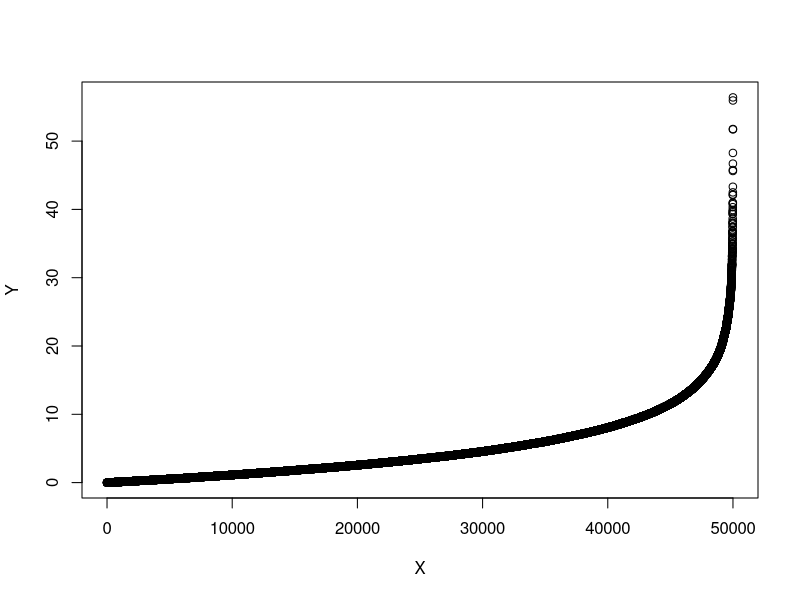
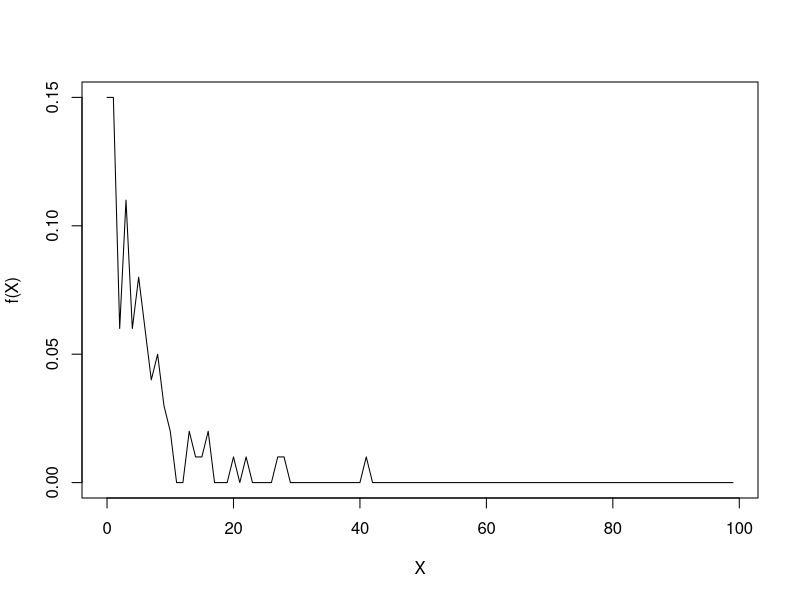
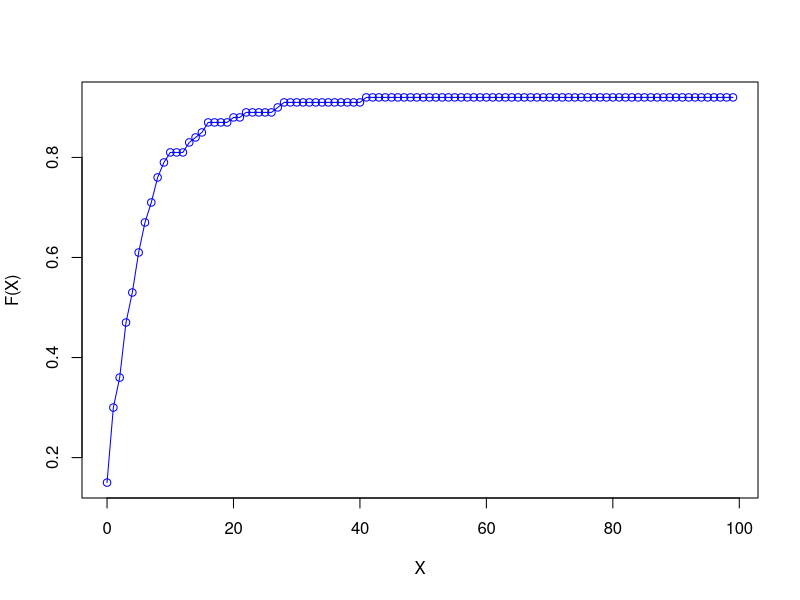
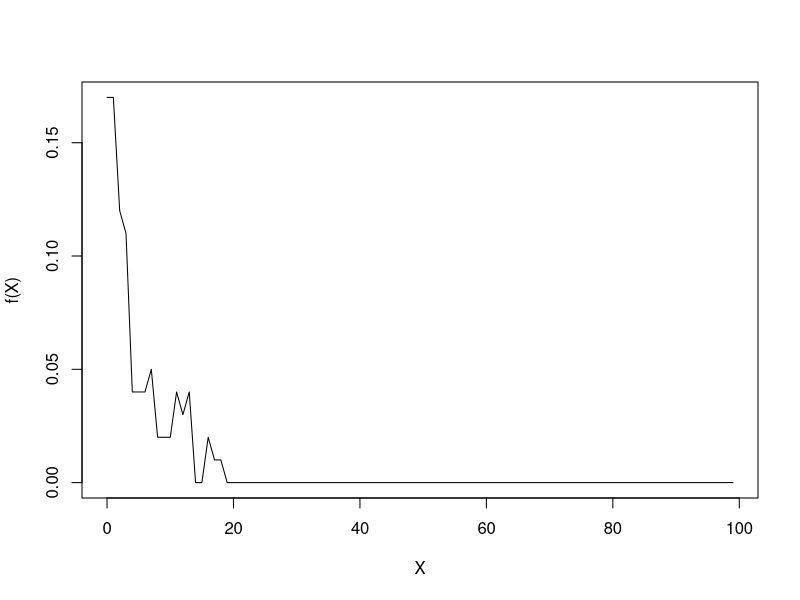
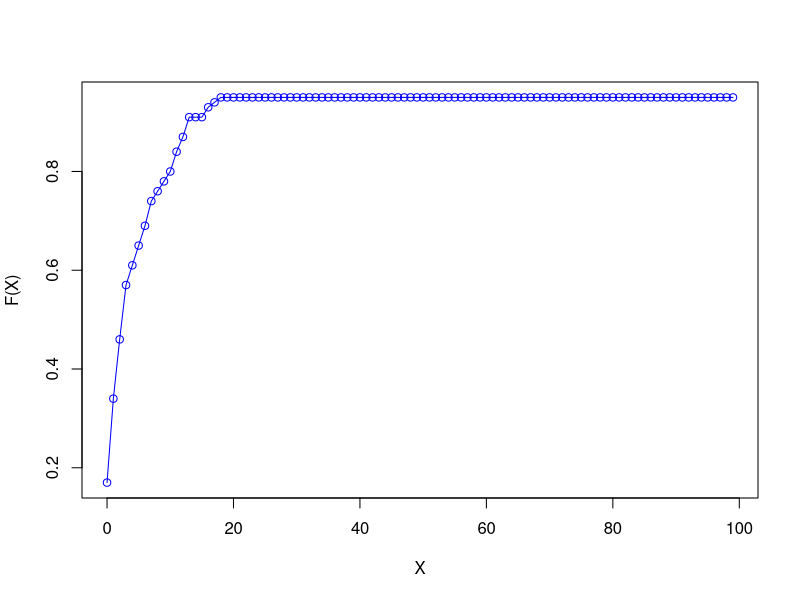
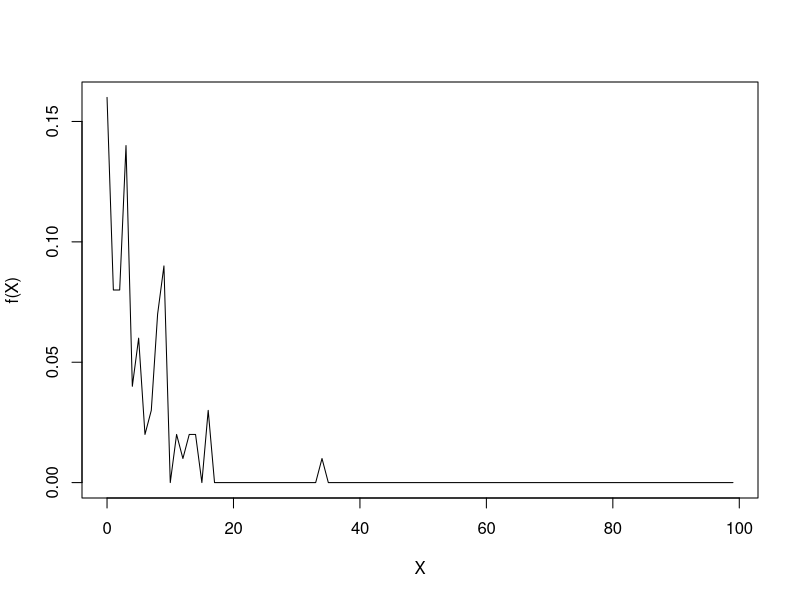
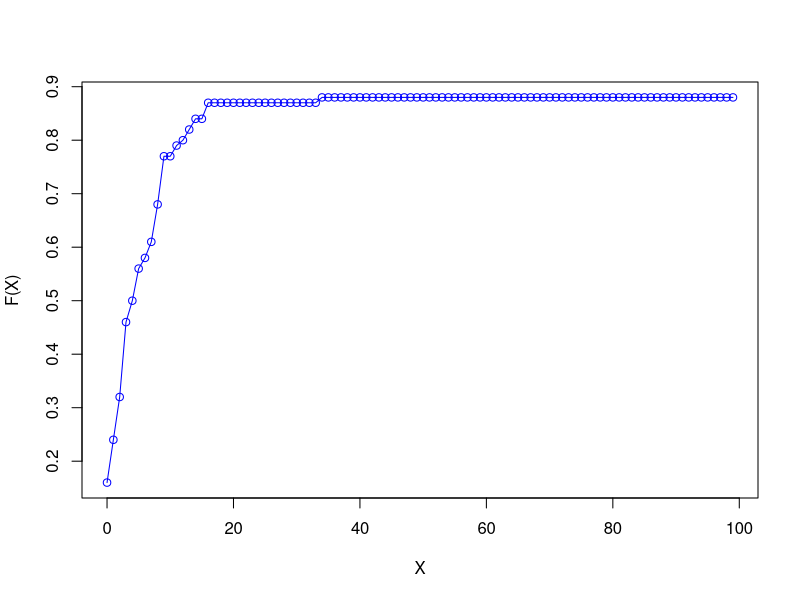
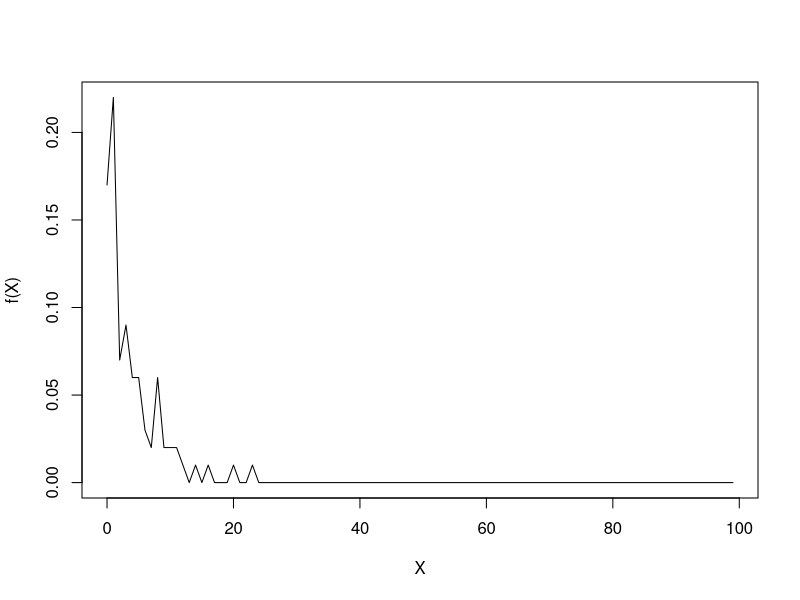

The R script that drew these images, in order:
num_samples <- 50000
all_data <- rexp(num_samples, 0.2)
print(mean(all_data))
print(sd(all_data))

to_plot <- data.frame(X = seq(1, num_samples , 1), Y = sort(all_data))
plot(to_plot)

X <- data.frame(X = seq(1, num_samples , 1), Y = all_data)

#split
n <- 100
nr <- nrow(X)
Y = split(X, rep(1:ceiling(nr/n), each=n, length.out=nr))



Z <- rep(0, 500);
#-----------------------------------------------------------------------------------------------------------------------------
all = c(1:500)
for(j in all){
  data = Y[j]
  data <- data.frame(matrix(unlist(data), nrow=100,),stringsAsFactors=FALSE)
  
  
  m = mean(data[,2])
  Z[j] = m
  
  x <- c(1,2,3,4,5)
  if(j %in% x){
    pdata <- rep(0, 100);
    for(i in 1:100){
      val=round(data[i,2], 0);
      if(val <= 100){
        pdata[val] = pdata[val] + 1/ 100; 
      }
    }
    
    xcols <- c(0:99)
    str(pdata)
    str(xcols)
  
    cdata <- rep(0, 100)
  
    cdata[1] <- pdata[1]
  
    for(i in 2:100){
      cdata[i] = cdata[i-1] + pdata[i]
    }
    plot(xcols, pdata, "l", xlab="X", ylab="f(X)")
    plot(xcols, cdata, "o", col="blue", xlab="X", ylab="F(X)");
    print(m)
    print(sd(data[,2]))
  }
  
}



#--------------------------------------------------------Z analysis--------------------------------------------------------------------


num_samples <- 500
x <- data.frame(X = seq(1, num_samples , 1), Y = sort(Z))
plot(x)

tab <- table(round(Z))
str(tab)
plot(tab, "h", xlab="Value", ylab="Frequency")

pdata <- rep(0, 100);

for(i in 1:num_samples){
    val=round(Z[i], 0);
    if(val <= 100){
       pdata[val] = pdata[val] + 1/ num_samples; 
    }
}

xcols <- c(0:99)

str(pdata)
str(xcols)

plot(xcols, pdata, "l", xlab="X", ylab="f(X)")

cdata <- rep(0, 100)

cdata[1] <- pdata[1]

for(i in 2:100){
    cdata[i] = cdata[i-1] + pdata[i]
}

plot(xcols, cdata, "o", col="blue", xlab="X", ylab="F(X)");
print(" mean of means : ")
print(mean(Z))
print("Std. deviation of various mean ")
print(sd(Z))

print("Mean of whole sample : ")
print(mean(all_data))
print("Std. deviation of whole Sample ")
print(sd(all_data))







































